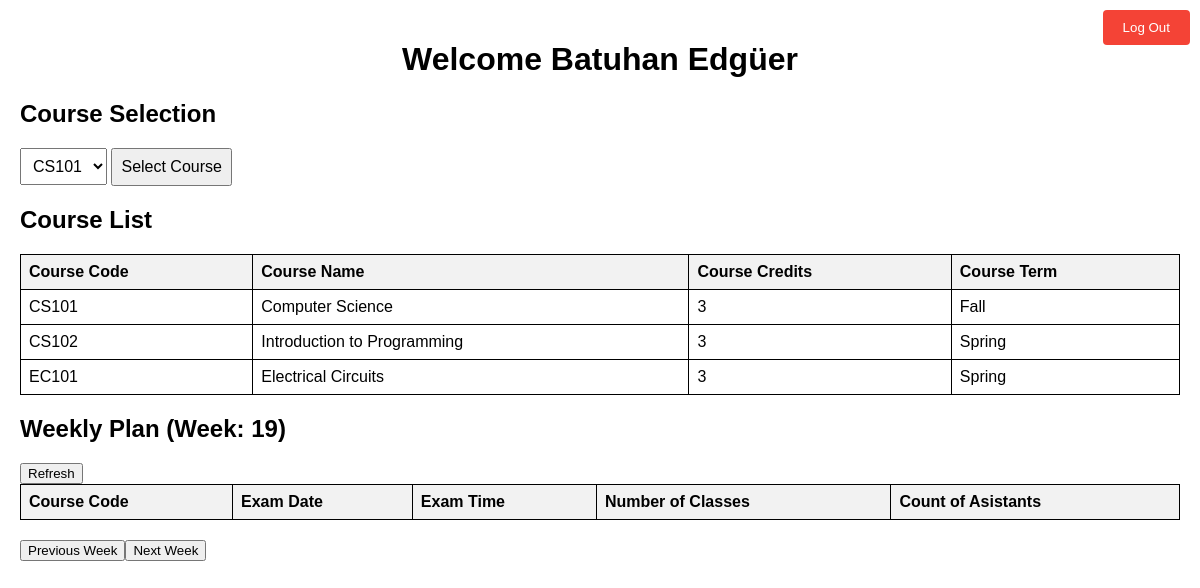
/php/assistant_page.php (signed in), run on the app's committed database.
### tables this page shows
CREATE TABLE courses (
    course_id INT AUTO_INCREMENT PRIMARY KEY,
    department_id INT,
    FOREIGN KEY (department_id) REFERENCES departments(department_id),
    course_name VARCHAR(50),
    course_code VARCHAR(50),
    course_credits INT,
    course_term VARCHAR(50)
);

### php/assistant_page.php (the view, shortened to what this page needs)
<?php
$servername = "localhost";
$username = "root";
$password = "mysql";
$dbname = "exam_planning_system";
$conn = mysqli_connect($servername, $username, $password, $dbname);
$sql = "SELECT * FROM emp_course WHERE emp_id = " . $_SESSION['emp_id'];
$result = mysqli_query($conn,$sql) or die("12");
$course_list = array();
if (mysqli_num_rows($result) > 0) {
    while ($row = mysqli_fetch_assoc($result)) {
        $sql_course = "SELECT * FROM courses WHERE course_id =" . $row['course_id'];
        $result_course = mysqli_query($conn, $sql_course) or die("13");
        if (mysqli_num_rows($result_course) > 0) {
            $course_row = mysqli_fetch_assoc($result_course);
            $course_list[] = $course_row;
        }
    }
} else {
    echo "No courses found.";
}
?>
<!DOCTYPE html>
<html>
<head>
    <link rel="stylesheet" type="text/css" href="../styles/assistant_page.css">
</head>
<body>
    <?php
        echo "<h1> Welcome " . $_SESSION['emp_name'] . " " . $_SESSION['emp_surname'] . "</h1>";
    ?>
    <button onclick="location.href='../php/logout.php'" class="logout-button">Log Out</button>
    <form action="course_info.php" method="post">
        <h2>Course Selection</h2>
        <select name="selected_course">
            <?php
                foreach ($course_list as $course) {
                    echo "<option value='" . $course['course_id'] . "'>" . $course['course_code'] . "</option>";
                }
            ?>
        </select>
        <input type="submit" value="Select Course">
    </form>
    <?php
        echo "<h2>Course List</h2>";
        echo "<table>";
        echo "<thead>";
        echo "<tr>";
        echo "<th>Course Code</th>";
        echo "<th>Course Name</th>";
        echo "<th>Course Credits</th>";
        echo "<th>Course Term</th>";
        echo "</tr>";
        echo "</thead>";
        echo "<tbody>";
        foreach ($course_list as $course) {
            echo "<tr>";
            echo "<td>" . $course['course_code'] . "</td>";
            echo "<td>" . $course['course_name'] . "</td>";
            echo "<td>" . $course['course_credits'] . "</td>";
            echo "<td>" . $course['course_term'] . "</td>";
            echo "</tr>";
        }
        echo "</tbody>";
        echo "</table>";
        $week = isset($_GET['week']) ? $_GET['week'] : date('W');
        echo "<div class='week-plan'>";
        echo "<h2>Weekly Plan (Week: " . $week .")</h2>";
        echo "<button onclick='location.reload()' class='refresh-button'>Refresh</button>";
        echo "</div>";
        echo "<table>";
        echo "<thead>";
        echo "<tr>";
        echo "<th>Course Code</th>";
        echo "<th>Exam Date</th>";
        echo "<th>Exam Time</th>";
        echo "<th>Number of Classes</th>";
        echo "<th>Count of Asistants</th>";
        echo "</tr>";
        echo "</thead>";
        echo "</table>";
        echo "<div class='navigate-week'>";
        echo "<button onclick='location.href=\"../php/assistant_page.php?week=" . ($week - 1) . "\"'>Previous Week</button>";
        echo "<button onclick='location.href=\"../php/assistant_page.php?week=" . ($week + 1) . "\"'>Next Week</button>";
        echo "</div>";
    ?>
</body>
</html>

### styles/assistant_page.css (style rules this page uses)
body { font-family: Arial, sans-serif; margin: 0; padding: 20px; }
h1 { text-align: center; }
table { border-collapse: collapse; width: 100%; margin-bottom: 20px; }
th, td { border: 1px solid black; padding: 8px; text-align: left; }
th { background-color: #f2f2f2; }
form { margin-bottom: 20px; }
select, input[type="submit"] { padding: 8px; font-size: 16px; }
.logout-button { position: absolute; top: 10px; right: 10px; padding: 10px 20px; float: right; background-color: #f44336; color: white; border: none; border-radius: 4px; cursor: pointer; }

### data on the page
courses: course_code "CS101", course_name "Computer Science", course_credits "3", course_term "Fall"
courses: course_code "CS102", course_name "Introduction to Programming", course_credits "3", course_term "Spring"
courses: course_code "EC101", course_name "Electrical Circuits", course_credits "3", course_term "Spring"

### other printed values
$_SESSION['emp_name'] "Batuhan"
$_SESSION['emp_surname'] "Edgüer"
$week "19"
form field selected_course "CS101"
